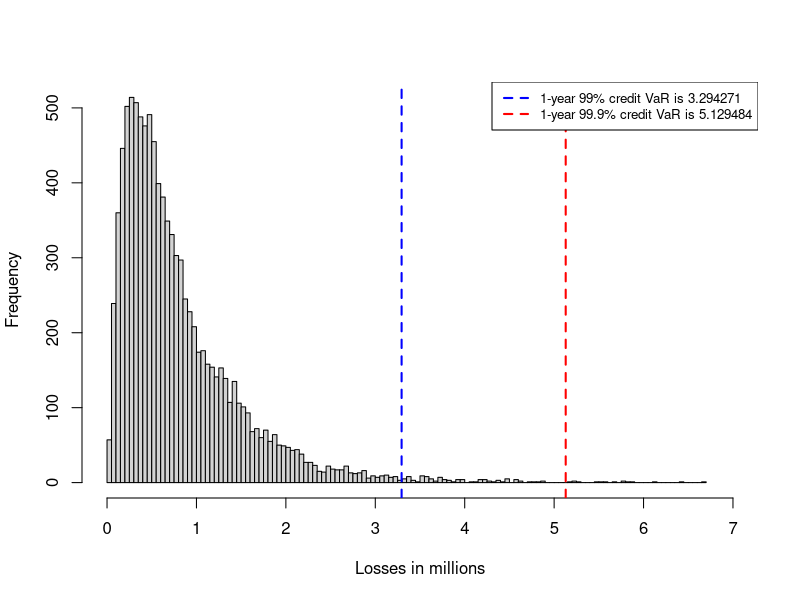
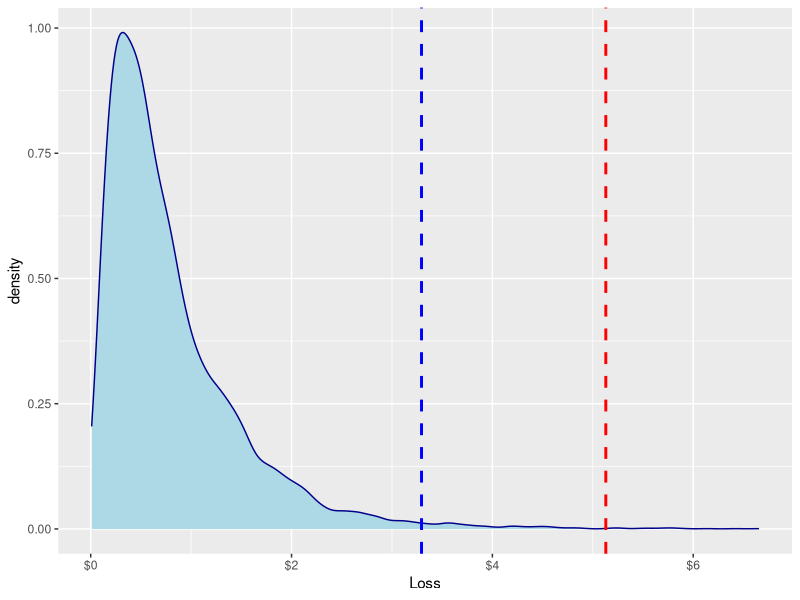

These charts were generated, in order, by the following R code:
## ---- chunk 1
library(ggplot2)
## ---- chunk 2
CVaR <- function(exp, pd, r, c, l) {
v <- pnorm((qnorm(pd) + (c^0.5) * qnorm(l)) / (1 - c)^0.5)
VaR <- exp * v * (1 - r)
}
## ---- chunk 3
CVaR.999 <- CVaR(100, 0.02, 0.6, 0.1, 0.999)
CVaR.99 <- CVaR(100, 0.02, 0.6, 0.1, 0.99)
CVaR.999
CVaR.99
## ---- chunk 4
set.seed(13)
l <- runif(10000, 0, 1)
Loss <- CVaR(100, 0.02, 0.6, 0.1, l)
sim.var999 <- sort(Loss)[10000 * 0.999]
sim.var99 <- sort(Loss)[10000 * 0.99]
## ---- chunk 5
hist(Loss, 100, xlim = c(0, 7), xlab = "Losses in millions", main = NULL)
abline(v = CVaR.999, lty = 2, col = "red", lwd = 2)
abline(v = CVaR.99, lty = 2, col = "blue", lwd = 2)
legend("topright", legend = c("1-year 99% credit VaR is 3.294271", 
         "1-year 99.9% credit VaR is 5.129484"),
col = c("blue", "red"), lwd = 2, lty = 2, bg = "white", cex = 0.8)
## ---- chunk 6
dat <- data.frame(Loss, l)
ggplot(dat, aes(x = Loss, fill = "Losses in millions")) + 
  geom_density(color = "darkblue", fill = "lightblue") +
  geom_vline(aes(xintercept = CVaR.999), 
             color = "red", linetype = "dashed", size = 1) +
  geom_vline(aes(xintercept = CVaR.99 ),   
             color = "blue", linetype = "dashed", size = 1) +
  scale_x_continuous(labels = scales::dollar)
## ---- chunk 7
# My name is Martin, and I can run R code in my own RStudio.
seq(0, 10)
